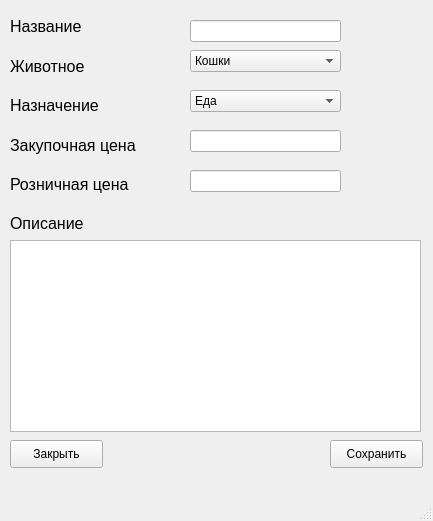
<?xml version="1.0" encoding="UTF-8"?>
<ui version="4.0">
 <class>MainWindow</class>
 <widget class="QMainWindow" name="MainWindow">
  <property name="geometry">
   <rect>
    <x>0</x>
    <y>0</y>
    <width>433</width>
    <height>521</height>
   </rect>
  </property>
  <property name="minimumSize">
   <size>
    <width>433</width>
    <height>521</height>
   </size>
  </property>
  <property name="maximumSize">
   <size>
    <width>433</width>
    <height>521</height>
   </size>
  </property>
  <property name="windowTitle">
   <string>MainWindow</string>
  </property>
  <widget class="QWidget" name="centralwidget">
   <widget class="QWidget" name="verticalLayoutWidget">
    <property name="geometry">
     <rect>
      <x>10</x>
      <y>10</y>
      <width>160</width>
      <height>191</height>
     </rect>
    </property>
    <layout class="QVBoxLayout" name="verticalLayout">
     <item>
      <widget class="QLabel" name="label">
       <property name="font">
        <font>
         <pointsize>12</pointsize>
        </font>
       </property>
       <property name="text">
        <string>Название</string>
       </property>
      </widget>
     </item>
     <item>
      <widget class="QLabel" name="label_2">
       <property name="font">
        <font>
         <pointsize>12</pointsize>
        </font>
       </property>
       <property name="text">
        <string>Животное</string>
       </property>
      </widget>
     </item>
     <item>
      <widget class="QLabel" name="label_3">
       <property name="font">
        <font>
         <pointsize>12</pointsize>
        </font>
       </property>
       <property name="text">
        <string>Назначение</string>
       </property>
      </widget>
     </item>
     <item>
      <widget class="QLabel" name="label_4">
       <property name="font">
        <font>
         <pointsize>12</pointsize>
        </font>
       </property>
       <property name="text">
        <string>Закупочная цена</string>
       </property>
      </widget>
     </item>
     <item>
      <widget class="QLabel" name="label_5">
       <property name="font">
        <font>
         <pointsize>12</pointsize>
        </font>
       </property>
       <property name="text">
        <string>Розничная цена</string>
       </property>
      </widget>
     </item>
    </layout>
   </widget>
   <widget class="QLineEdit" name="lineEdit_title">
    <property name="geometry">
     <rect>
      <x>190</x>
      <y>20</y>
      <width>151</width>
      <height>22</height>
     </rect>
    </property>
   </widget>
   <widget class="QComboBox" name="comboBox_animal">
    <property name="geometry">
     <rect>
      <x>190</x>
      <y>50</y>
      <width>151</width>
      <height>22</height>
     </rect>
    </property>
    <item>
     <property name="text">
      <string>Кошки</string>
     </property>
    </item>
    <item>
     <property name="text">
      <string>Собаки</string>
     </property>
    </item>
    <item>
     <property name="text">
      <string>Рыбы и рептилии</string>
     </property>
    </item>
    <item>
     <property name="text">
      <string>Грызуны</string>
     </property>
    </item>
    <item>
     <property name="text">
      <string>Птицы</string>
     </property>
    </item>
    <item>
     <property name="text">
      <string>Другое</string>
     </property>
    </item>
   </widget>
   <widget class="QComboBox" name="comboBox_type">
    <property name="geometry">
     <rect>
      <x>190</x>
      <y>90</y>
      <width>151</width>
      <height>22</height>
     </rect>
    </property>
    <item>
     <property name="text">
      <string>Еда</string>
     </property>
    </item>
    <item>
     <property name="text">
      <string>Домики и утварь</string>
     </property>
    </item>
    <item>
     <property name="text">
      <string>Одежда</string>
     </property>
    </item>
    <item>
     <property name="text">
      <string>Игрушки</string>
     </property>
    </item>
    <item>
     <property name="text">
      <string>Уход</string>
     </property>
    </item>
   </widget>
   <widget class="QLineEdit" name="lineEdit_purchasing_price">
    <property name="geometry">
     <rect>
      <x>190</x>
      <y>130</y>
      <width>151</width>
      <height>22</height>
     </rect>
    </property>
   </widget>
   <widget class="QLineEdit" name="lineEdit_retail_price">
    <property name="geometry">
     <rect>
      <x>190</x>
      <y>170</y>
      <width>151</width>
      <height>22</height>
     </rect>
    </property>
   </widget>
   <widget class="QTextBrowser" name="textBrowser">
    <property name="geometry">
     <rect>
      <x>10</x>
      <y>240</y>
      <width>411</width>
      <height>192</height>
     </rect>
    </property>
    <property name="readOnly">
     <bool>false</bool>
    </property>
   </widget>
   <widget class="QLabel" name="label_6">
    <property name="geometry">
     <rect>
      <x>10</x>
      <y>210</y>
      <width>158</width>
      <height>26</height>
     </rect>
    </property>
    <property name="font">
     <font>
      <pointsize>12</pointsize>
     </font>
    </property>
    <property name="text">
     <string>Описание</string>
    </property>
   </widget>
   <widget class="QPushButton" name="pushButton_save">
    <property name="geometry">
     <rect>
      <x>330</x>
      <y>440</y>
      <width>93</width>
      <height>28</height>
     </rect>
    </property>
    <property name="text">
     <string>Сохранить</string>
    </property>
   </widget>
   <widget class="QPushButton" name="pushButton_close">
    <property name="geometry">
     <rect>
      <x>10</x>
      <y>440</y>
      <width>93</width>
      <height>28</height>
     </rect>
    </property>
    <property name="text">
     <string>Закрыть</string>
    </property>
   </widget>
  </widget>
  <widget class="QMenuBar" name="menubar">
   <property name="geometry">
    <rect>
     <x>0</x>
     <y>0</y>
     <width>433</width>
     <height>26</height>
    </rect>
   </property>
  </widget>
  <widget class="QStatusBar" name="statusbar"/>
 </widget>
 <resources/>
 <connections/>
</ui>
